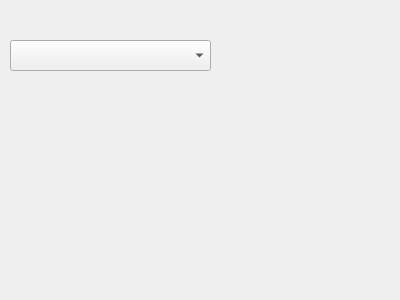
<?xml version="1.0" encoding="UTF-8"?>
<ui version="4.0">
 <class>Widget</class>
 <widget class="QWidget" name="Widget">
  <property name="geometry">
   <rect>
    <x>0</x>
    <y>0</y>
    <width>400</width>
    <height>300</height>
   </rect>
  </property>
  <property name="windowTitle">
   <string>Widget</string>
  </property>
  <widget class="QComboBox" name="comboBoxSeriPortlar">
   <property name="geometry">
    <rect>
     <x>10</x>
     <y>40</y>
     <width>201</width>
     <height>31</height>
    </rect>
   </property>
  </widget>
 </widget>
 <layoutdefault spacing="6" margin="11"/>
 <resources/>
 <connections/>
</ui>
